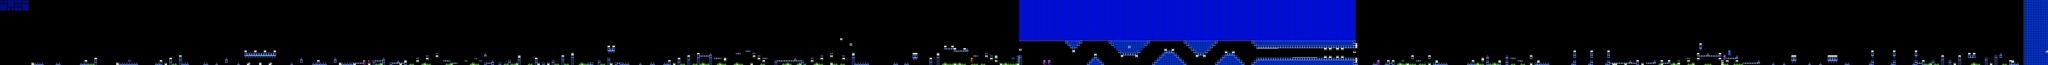

This is a level from a 2D game, rendered from its Tiled map with the project's own tilesets. A one-line summary and the map file follow, with tile-layer data summarised:
An orthogonal 846x27 tile map with 16x16 px tiles, 2 tile layers (SP, ...), 2 tilesets, 2 image layers.

<map version="1.10" tiledversion="1.11.2" orientation="orthogonal" renderorder="right-down" width="846" height="27" tilewidth="16" tileheight="16" infinite="0" nextlayerid="5" nextobjectid="1">
 <editorsettings>
  <chunksize width="16" height="27" />
  <export target="backontrack.csv" format="csv" />
 </editorsettings>
 <tileset firstgid="1" name="famidash" tilewidth="16" tileheight="16" tilecount="256" columns="16">
  <image source="../../../GRAPHICS/famidash.bmp" width="256" height="256" />
 </tileset>
 <tileset firstgid="257" name="sprites" tilewidth="16" tileheight="16" tilecount="256" columns="16">
  <image source="../../../GRAPHICS/sprites.png" width="256" height="256" />
 </tileset>
 <imagelayer id="3" name="Image Layer 1" parallaxx="0.9" parallaxy="0.9" repeatx="1" repeaty="1">
  <image source="../../../GRAPHICS/Old/parallax Blue.bmp" width="144" height="72" />
 </imagelayer>
 <imagelayer id="4" name="Image Layer 2" offsetx="0" offsety="432" repeatx="1">
  <image source="../../../GRAPHICS/ground.bmp" width="64" height="128" />
 </imagelayer>
 <layer id="1" width="846" height="27">
  <data>[22842 cells, 3891 non-empty, 23 distinct tile ids]</data>
 </layer>
 <layer id="2" name="SP" width="846" height="27">
  <data>[22842 cells, 182 non-empty, 26 distinct tile ids]</data>
 </layer>
</map>
